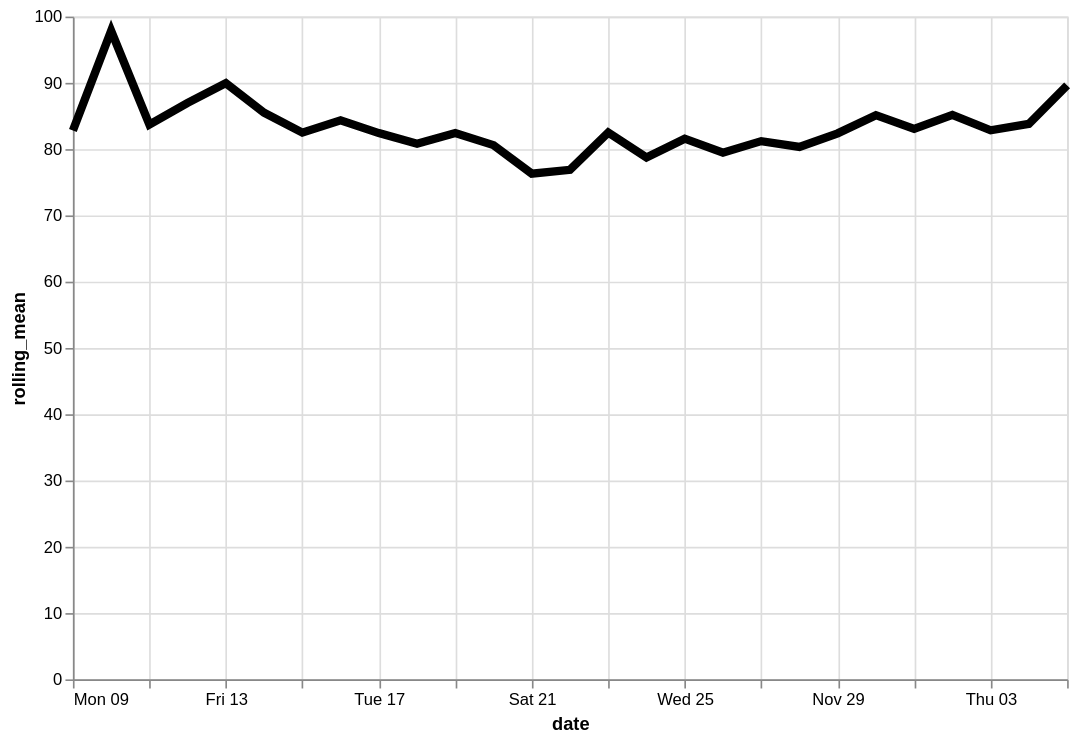

The specification (Vega-Lite) saved for this image:
### Vega-Lite specification from a JSON file in a GitHub repository (floating-point values rounded to 4 significant figures)
{"config": {"view": {"continuousWidth": 400, "continuousHeight": 300}}, "data": {"name": "data-a1ee50ac1fb6be67f5dbf9e4788fadfc"}, "mark": {"type": "line", "color": "black", "size": 5}, "encoding": {"x": {"type": "temporal", "field": "date"}, "y": {"type": "quantitative", "field": "rolling_mean"}}, "height": 400, "transform": [{"window": [{"op": "mean", "field": "logavg", "as": "rolling_mean"}], "frame": [-7, 0]}], "width": 600, "$schema": "https://vega.github.io/schema/vega-lite/v4.8.1.json", "datasets": {"data-a1ee50ac1fb6be67f5dbf9e4788fadfc": [{"date": "2020-11-09", "logavg": 82.8}, {"date": "2020-11-10", "logavg": 112.9}, {"date": "2020-11-11", "logavg": 55.42}, {"date": "2020-11-12", "logavg": 96.77}, {"date": "2020-11-13", "logavg": 101.9}, {"date": "2020-11-14", "logavg": 63.2}, {"date": "2020-11-15", "logavg": 64.47}, {"date": "2020-11-16", "logavg": 97.23}, {"date": "2020-11-17", "logavg": 67.45}, {"date": "2020-11-18", "logavg": 100.0}, {"date": "2020-11-19", "logavg": 68.34}, {"date": "2020-11-20", "logavg": 82.17}, {"date": "2020-11-21", "logavg": 67.58}, {"date": "2020-11-22", "logavg": 67.82}, {"date": "2020-11-23", "logavg": 109.5}, {"date": "2020-11-24", "logavg": 67.13}, {"date": "2020-11-25", "logavg": 90.13}, {"date": "2020-11-26", "logavg": 83.12}, {"date": "2020-11-27", "logavg": 82.23}, {"date": "2020-11-28", "logavg": 75.16}, {"date": "2020-11-29", "logavg": 83.99}, {"date": "2020-11-30", "logavg": 89.74}, {"date": "2020-12-01", "logavg": 92.85}, {"date": "2020-12-02", "logavg": 84.15}, {"date": "2020-12-03", "logavg": 71.46}, {"date": "2020-12-04", "logavg": 90.91}, {"date": "2020-12-05", "logavg": 128.7}]}}
